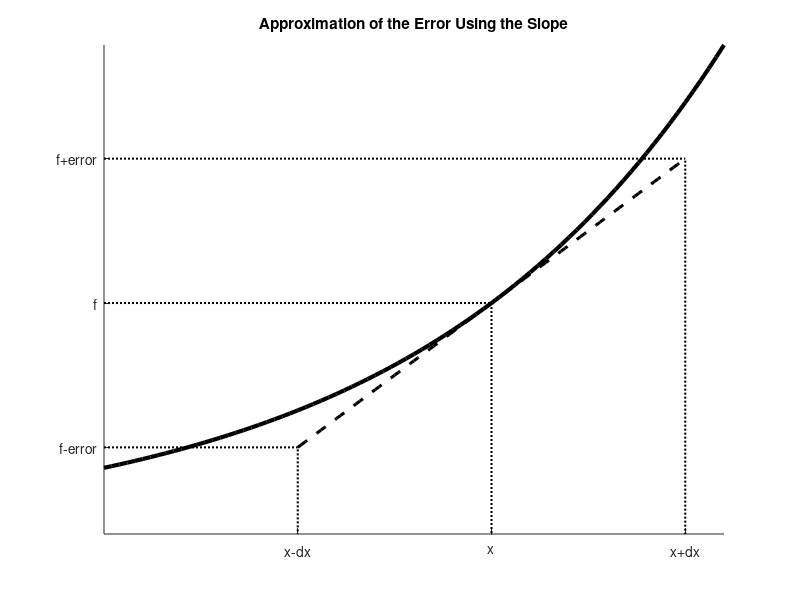
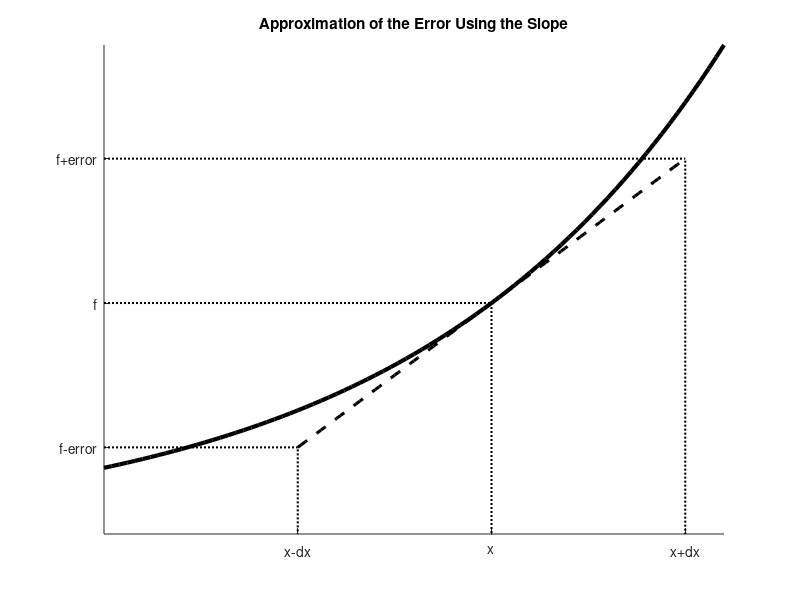

MATLAB code for these plots, in order:


x = 0:0.1:8;
y = exp(x/4);

xbar = 5;
delta=2.5;

ybar = exp(xbar/4);
slope=ybar/4;
change = delta*slope;

clf

%XTick = [ (1 by 11) double array]
%XTickLabel = [ (11 by 3) char array]
%XTickLabelMode = auto
%XTickMode = auto

hold on
plot(x,y,'k-','LineWidth',3)
axis([min(x) max(x) 0 max(y)])
set(gca,'XTickLabelMode','manual')
set(gca,'XTick',[(xbar-delta) xbar (xbar+delta)])
set(gca,'XTickLabel',{'x-dx';'x';'x+dx'})


set(gca,'YTickLabelMode','manual')
set(gca,'YTick',[(ybar-change) ybar (ybar+change)])
set(gca,'YTickLabel',{'f-error';'f';'f+error'})

xSlope = (xbar-delta):0.05:(xbar+delta);
ySlope = slope*(xSlope-xbar)+ybar;
plot(xSlope,ySlope,'k--','LineWidth',2.2)

plot([0 xbar-delta xbar-delta],[min(ySlope) min(ySlope) 0],'k:','LineWidth',1.5)
plot([0 xbar+delta xbar+delta],[max(ySlope) max(ySlope) 0],'k:','LineWidth',1.5)
plot([0 xbar xbar],[ybar ybar 0],'k:','LineWidth',1.5)

%xlabel('x')
%ylabel('f')
title('Approximation of the Error Using the Slope')


print -deps slopeError.eps
print -dpng slopeError.png

